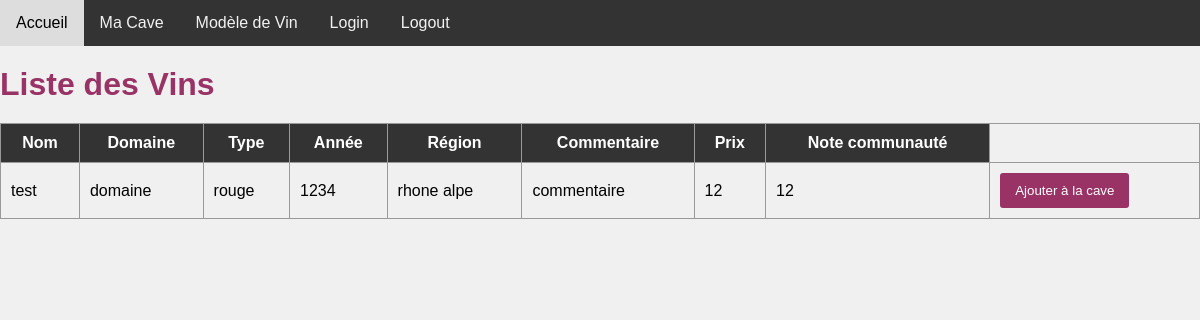
/list_vin, run on the app's committed database.
### tables this page shows
CREATE TABLE "Vin"
(
    id_Vin      integer not null
        constraint Vin_pk
            primary key autoincrement,
    name        TEXT,
    domaine     TEXT,
    type        TEXT,
    annee       INT,
    region      TEXT,
    commentaire TEXT,
    prix        INT,
    note_commu  INT
);

### app.py (the view)
@app.route('/list_vin')
def list_vin():
    liste_des_vins = Vin.list_vin()
    return render_template('list_vin.html', vins=liste_des_vins)

### models/vin.py (called while the page is built)
    @staticmethod
    def list_vin():
        connection = sqlite3.connect('bouteille.db')
        cursor = connection.cursor()
        query = '''
            SELECT * FROM Vin;
        '''
        result = cursor.execute(query).fetchall()
        connection.close()
        return result

### templates/list_vin.html (shortened to what this page needs)
<!DOCTYPE html>
<html>
<head>
    <link rel="stylesheet" href="/static/style.css">
</head>
<nav>
    <div id="navigation">
        <a href="">Accueil</a>
        <a href="{{ url_for('cave') }}">Ma Cave</a>
        <a href="{{ url_for('vin') }}">Modèle de Vin</a>
        <a href="{{ url_for('login') }}">Login</a>
        <a href="{{ url_for('logout') }}">Logout</a>
    </div>
</nav>
<body>
    <h1>Liste des Vins</h1>
    <table>
        <thead>
            <tr>
                <th>Nom</th>
                <th>Domaine</th>
                <th>Type</th>
                <th>Année</th>
                <th>Région</th>
                <th>Commentaire</th>
                <th>Prix</th>
                <th>Note communauté</th>
            </tr>
        </thead>
        <tbody>
            {% for vin in vins %}
                <tr>
                    <td>{{ vin[1] }}</td>
                    <td>{{ vin[2] }}</td>
                    <td>{{ vin[3] }}</td>
                    <td>{{ vin[4] }}</td>
                    <td>{{ vin[5] }}</td>
                    <td>{{ vin[6] }}</td>
                    <td>{{ vin[7] }}</td>
                    <td>{{ vin[8] }}</td>
                    <td>
                        <a href="{{ url_for('ajouter_bouteille_by_vin', id_vin=vin[0], nom_vin=vin[1], domaine=vin[2], type=vin[3], annee=vin[4], region=vin[5],
                        commentaire=vin[6], prix=vin[7], note_commu=vin[8]) }}">
                            <button>Ajouter à la cave</button>
                        </a>
                    </td>
                </tr>
            {% endfor %}
        </tbody>
    </table>
</body>
</html>

### static/style.css (style rules this page uses)
body { font-family: Arial, sans-serif; margin: 0px; background-color: #f0f0f0; }
h1 { color: #993366; margin: 20px 0; }
#navigation { background-color: #333; overflow: hidden; }
#navigation a { float: left; display: block; color: #f2f2f2; text-align: center; padding: 14px 16px; margin: 0px; text-decoration: none; }
button { background-color: #993366; color: #fff; padding: 10px 15px; border: none; border-radius: 3px; cursor: pointer; }
table { width: 100%; border-collapse: collapse; }
table, th, td { border: 1px solid #999; padding: 10px; }
th { background-color: #333; color: #fff; }

### data on the page
Vin: name "test", domaine "domaine", type "rouge", annee "1234", region "rhone alpe", commentaire "commentaire", prix "12", note_commu "12"
